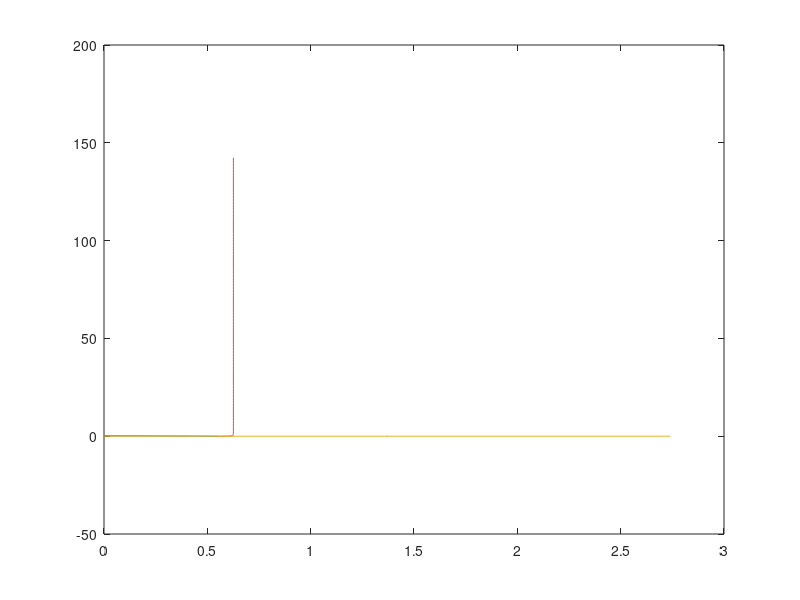

Reproduce this figure in MATLAB.
function res = ping_pong_it_1()
close all
%2-D model of a ping pong ball with initial angle theta hitting the table
%and spinning off again
%Only spin is about z-axis
%GOAL: working flight, impact, and post-impact flight model

m = .0027; %kg
r_ball = 0.020; %m
g = 9.80; %m/s^2
A = 0.00502654824; %m^2
Cd = 0.5;
rho = 1.225; %kg/m^3
mu = 0.6; %coeff. of friction between ball and table
S = 0.000207;

theta = -pi/10; %launch angle in radians
v0 = 10; %m/s

Times = 0:.01:1;
Initial = [0;0.2;(v0*cos(theta));(v0*sin(theta));0]; %x0 y0 vx0 vy0

options = odeset('Events',@events);
%FB stands for First Bounce
[T1, FB] = ode45(@proj_derivs,Times,Initial,options);
% Initial2 = [0.3739   -0.0000    1.5580    1.8161];
%after ode stops, next call:


%COLLISION MODELING: ADDING SPIN
% Torque * time of impact = Lf - L0
L_0 = Initial(2) * m * Initial(3); % h * m * vx
t_impact = 2 * -0.0014 / FB(end,4); %double compression distance (1.4 mm) / impact v
F_impact = -2 * m * FB(end,4) / t_impact; % 2mv / t = change in p over t
friction = mu * F_impact * -1 * sign(FB(end,3)); % mu * N * -vxhat
Torque = r_ball * friction; %r x F
rxp = FB(end,1)*m*-1*FB(end,4); %r x p = range * m * vy
Omega = (Torque * t_impact + L_0 - rxp) / ((2/3)*m*r_ball^2); %CALC R CROSS P

Initial2 = [FB(end,1);FB(end,2);FB(end,3);-1*FB(end,4);Omega];
[T2, SB] = ode45(@proj_derivs,Times,Initial2,options);
disp(SB(:,5))


plot(FB(:,1),FB(:,2))
hold on;
plot(SB(:,1),SB(:,2))
X = [0, 2.74];
Y = [0, 0];
X2 = [1.37, 1.37];
Y2 = [0, 0.1525];
plot (X,Y)
plot (X2, Y2)

    function [value,isterminal,direction] = events(t,PV)
        value = PV(2);
        isterminal = 1;
        direction = -1;
    end

    function derivs = proj_derivs(t,PV)
        x = PV(1);
        y = PV(2);
        vx = PV(3);
        vy = PV(4);
        omega = PV(5);
        
        dxdt = vx;
        dydt = vy;
        
        Vhat = [vx;vy] ./ norm([vx;vy]);
        
        Fd = -0.5 * rho * A * Cd * (norm([vx;vy]))^2 .* Vhat;
        Fm_x = S*-1*omega*vx;
        Fm_y = S*omega*vy;
        dvxdt = Fd(1) / m + Fm_x/m;
        dvydt = -g + Fd(2) / m + Fm_y/m;
        derivs = [dxdt;dydt;dvxdt;dvydt; 0];
        %percent = t*100
    end

end